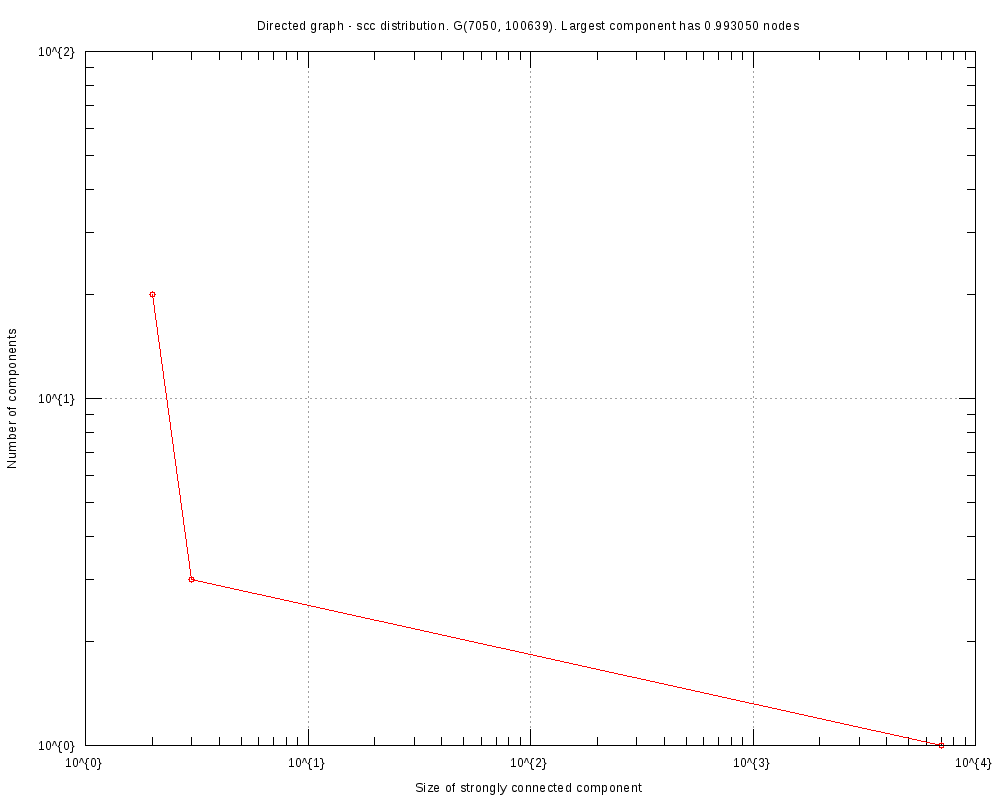

Here is the gnuplot script that generated this plot:
#
# Directed graph - scc distribution. G(7050, 100639). Largest component has 0.993050 nodes (Sun Oct 29 16:41:14 2017)
#

set title "Directed graph - scc distribution. G(7050, 100639). Largest component has 0.993050 nodes"
set key bottom right
set logscale xy 10
set format x "10^{%L}"
set mxtics 10
set format y "10^{%L}"
set mytics 10
set grid
set xlabel "Size of strongly connected component"
set ylabel "Number of components"
set tics scale 2
set terminal png font arial 10 size 1000,800
set output 'scc.GRQ.png'
plot 	"scc.GRQ.tab" using 1:2 title "" with linespoints pt 6
